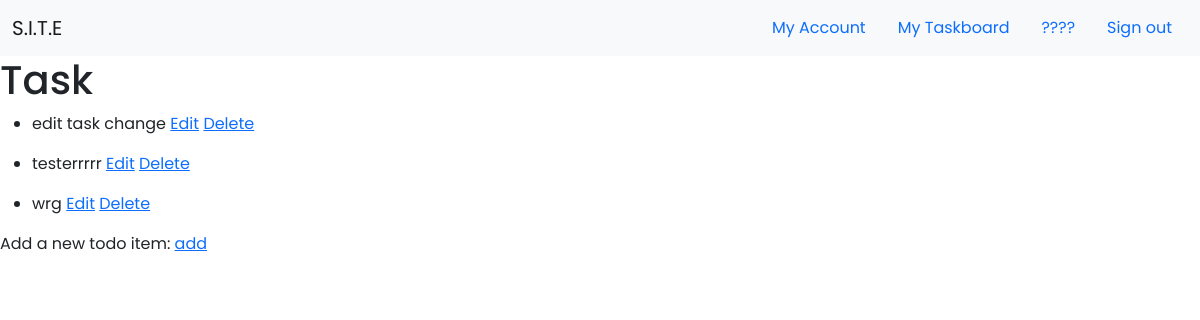
Before: /taskboard (signed in) with the older database file.
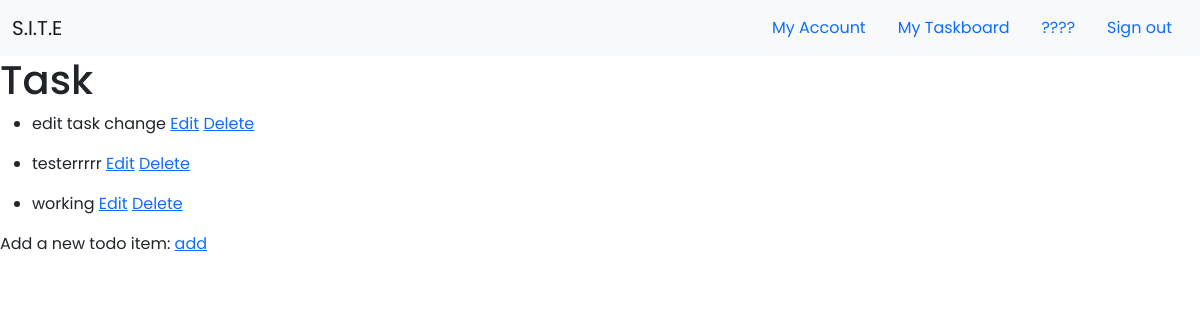
After: the same page with the newer database file.
### app/models.py (models this page shows, shortened)
class Task(db.Model):
    id = db.Column(db.Integer, primary_key=True)
    content = db.Column(db.String, unique=False, nullable=False)
    complete = db.Column(db.Boolean, default=False)
    user_id = db.Column(db.Integer, db.ForeignKey('user.id'), nullable=False)

### app/routes.py (the view)
@app.route('/taskboard',methods=['GET', 'POST'])
def taskboard():
    tasks = Task.query.all()
    return render_template('taskboard.html', tasks=tasks)

### app/models.py (called while the page is built)
@login.user_loader
def load_user(id):
    return User.query.get(int(id))

### app/templates/taskboard.html
{% extends "base.html" %}
{% block content %}
    {% if current_user.is_authenticated %}
            <div>
                <h1>Task</h1>
                {% for task in tasks %}
                <ul>
                <li>
                    {{ task.content }} <a href= "/edittask/{{task.id}}">Edit</a>  <a href= "/delete/{{task.id}}"> Delete</a>
                </li>
                </ul>
                {% endfor %}
                <div>Add a new todo item:
                <a href="/addtask"> add</a>
                </div>
            </div>
    {% endif %}
{% endblock %}

### app/templates/base.html (shortened to what this page needs)
<!doctype html>
<html lang="en">
    <head>
        <link href="https://cdn.jsdelivr.net/npm/bootstrap@5.0.0-beta3/dist/css/bootstrap.min.css" rel="stylesheet">
        <link rel="stylesheet" type="text/css" href="{{ url_for('static', filename='style.css') }}">
    </head>
    <body>
        <nav class="navbar navbar-expand-lg navbar-light bg-light">
            <div class="container-fluid">
              <a class="navbar-brand" href="#">S.I.T.E</a>
              <ul class="nav justify-content-end">
                <li class="nav-item">
                  {% if current_user.is_authenticated %}
                  <a class="nav-link active" aria-current="page" href="/profile">My Account</a>
                  {% endif %}
                </li>
                <li class="nav-item">
                  {% if current_user.is_authenticated %}
                  <a class="nav-link" href="/taskboard">My Taskboard</a>
                  {% endif %}
                </li>
                <li class="nav-item">
                  {% if current_user.is_authenticated %}
                  <a class="nav-link" href="#">????</a>
                  {% endif %}
                </li>
                <li class="nav-item">
                  {% if current_user.is_authenticated %}
                  <a class="nav-link" href="/logout">Sign out</a>
                  {% endif %}
                </li>
              </ul>
              </div>
          </nav>
        {% block content %}{% endblock %}
    </body>
</html>

### app/static/style.css (style rules this page uses)
* { font-family: 'Poppins', sans-serif; margin: 0; padding: 0; }

Changed rows visible on the page:
changed Task: content "wrg" → "working"
